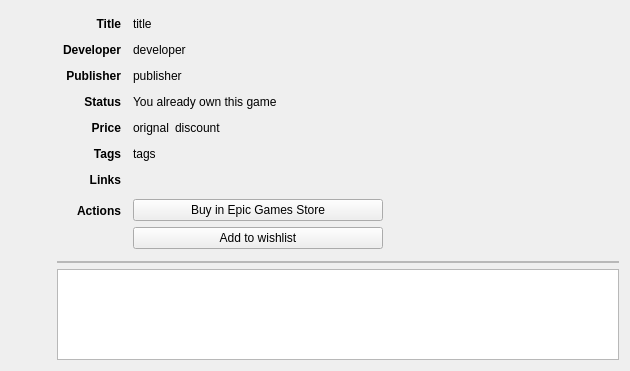
<?xml version="1.0" encoding="UTF-8"?>
<ui version="4.0">
 <class>DetailsWidget</class>
 <widget class="QWidget" name="DetailsWidget">
  <property name="geometry">
   <rect>
    <x>0</x>
    <y>0</y>
    <width>630</width>
    <height>371</height>
   </rect>
  </property>
  <property name="windowTitle">
   <string notr="true">DetailsWidget</string>
  </property>
  <layout class="QHBoxLayout" name="main_layout" stretch="0,1">
   <item>
    <layout class="QVBoxLayout" name="left_layout">
     <item>
      <widget class="QPushButton" name="back_button">
       <property name="sizePolicy">
        <sizepolicy hsizetype="Fixed" vsizetype="Expanding">
         <horstretch>0</horstretch>
         <verstretch>0</verstretch>
        </sizepolicy>
       </property>
       <property name="text">
        <string notr="true"/>
       </property>
       <property name="iconSize">
        <size>
         <width>32</width>
         <height>32</height>
        </size>
       </property>
       <property name="flat">
        <bool>true</bool>
       </property>
      </widget>
     </item>
    </layout>
   </item>
   <item>
    <layout class="QVBoxLayout" name="right_layout">
     <item>
      <layout class="QFormLayout" name="details_layout">
       <property name="sizeConstraint">
        <enum>QLayout::SetFixedSize</enum>
       </property>
       <property name="fieldGrowthPolicy">
        <enum>QFormLayout::FieldsStayAtSizeHint</enum>
       </property>
       <property name="labelAlignment">
        <set>Qt::AlignRight|Qt::AlignTrailing|Qt::AlignVCenter</set>
       </property>
       <property name="horizontalSpacing">
        <number>12</number>
       </property>
       <property name="verticalSpacing">
        <number>12</number>
       </property>
       <property name="leftMargin">
        <number>6</number>
       </property>
       <property name="topMargin">
        <number>6</number>
       </property>
       <property name="rightMargin">
        <number>6</number>
       </property>
       <property name="bottomMargin">
        <number>6</number>
       </property>
       <item row="0" column="0">
        <widget class="QLabel" name="title_label">
         <property name="font">
          <font>
           <weight>75</weight>
           <bold>true</bold>
          </font>
         </property>
         <property name="text">
          <string>Title</string>
         </property>
         <property name="alignment">
          <set>Qt::AlignRight|Qt::AlignTrailing|Qt::AlignVCenter</set>
         </property>
        </widget>
       </item>
       <item row="0" column="1">
        <widget class="QLabel" name="title">
         <property name="text">
          <string notr="true">title</string>
         </property>
         <property name="textInteractionFlags">
          <set>Qt::LinksAccessibleByMouse|Qt::TextSelectableByMouse</set>
         </property>
        </widget>
       </item>
       <item row="1" column="0">
        <widget class="QLabel" name="developer_label">
         <property name="font">
          <font>
           <weight>75</weight>
           <bold>true</bold>
          </font>
         </property>
         <property name="text">
          <string>Developer</string>
         </property>
         <property name="alignment">
          <set>Qt::AlignRight|Qt::AlignTrailing|Qt::AlignVCenter</set>
         </property>
        </widget>
       </item>
       <item row="1" column="1">
        <widget class="QLabel" name="developer">
         <property name="text">
          <string notr="true">developer</string>
         </property>
         <property name="textInteractionFlags">
          <set>Qt::LinksAccessibleByMouse|Qt::TextSelectableByMouse</set>
         </property>
        </widget>
       </item>
       <item row="2" column="0">
        <widget class="QLabel" name="publisher_label">
         <property name="font">
          <font>
           <weight>75</weight>
           <bold>true</bold>
          </font>
         </property>
         <property name="text">
          <string>Publisher</string>
         </property>
         <property name="alignment">
          <set>Qt::AlignRight|Qt::AlignTrailing|Qt::AlignVCenter</set>
         </property>
        </widget>
       </item>
       <item row="2" column="1">
        <widget class="QLabel" name="publisher">
         <property name="text">
          <string notr="true">publisher</string>
         </property>
         <property name="textInteractionFlags">
          <set>Qt::LinksAccessibleByMouse|Qt::TextSelectableByMouse</set>
         </property>
        </widget>
       </item>
       <item row="3" column="0">
        <widget class="QLabel" name="status_label">
         <property name="font">
          <font>
           <weight>75</weight>
           <bold>true</bold>
          </font>
         </property>
         <property name="text">
          <string>Status</string>
         </property>
         <property name="alignment">
          <set>Qt::AlignRight|Qt::AlignTrailing|Qt::AlignVCenter</set>
         </property>
        </widget>
       </item>
       <item row="3" column="1">
        <widget class="QLabel" name="status">
         <property name="text">
          <string>You already own this game</string>
         </property>
        </widget>
       </item>
       <item row="4" column="0">
        <widget class="QLabel" name="price_label">
         <property name="font">
          <font>
           <weight>75</weight>
           <bold>true</bold>
          </font>
         </property>
         <property name="text">
          <string>Price</string>
         </property>
         <property name="alignment">
          <set>Qt::AlignRight|Qt::AlignTrailing|Qt::AlignVCenter</set>
         </property>
        </widget>
       </item>
       <item row="5" column="0">
        <widget class="QLabel" name="tags_label">
         <property name="font">
          <font>
           <weight>75</weight>
           <bold>true</bold>
          </font>
         </property>
         <property name="text">
          <string>Tags</string>
         </property>
         <property name="alignment">
          <set>Qt::AlignRight|Qt::AlignTrailing|Qt::AlignVCenter</set>
         </property>
        </widget>
       </item>
       <item row="5" column="1">
        <widget class="QLabel" name="tags">
         <property name="text">
          <string notr="true">tags</string>
         </property>
        </widget>
       </item>
       <item row="6" column="0">
        <widget class="QLabel" name="social_links_label">
         <property name="font">
          <font>
           <weight>75</weight>
           <bold>true</bold>
          </font>
         </property>
         <property name="text">
          <string>Links</string>
         </property>
         <property name="alignment">
          <set>Qt::AlignRight|Qt::AlignTrailing|Qt::AlignVCenter</set>
         </property>
        </widget>
       </item>
       <item row="7" column="0">
        <widget class="QLabel" name="actions_label">
         <property name="font">
          <font>
           <weight>75</weight>
           <bold>true</bold>
          </font>
         </property>
         <property name="text">
          <string>Actions</string>
         </property>
         <property name="alignment">
          <set>Qt::AlignRight|Qt::AlignTrailing|Qt::AlignVCenter</set>
         </property>
        </widget>
       </item>
       <item row="6" column="1">
        <widget class="QWidget" name="social_links" native="true">
         <layout class="QHBoxLayout" name="social_links_layout">
          <property name="sizeConstraint">
           <enum>QLayout::SetFixedSize</enum>
          </property>
          <property name="leftMargin">
           <number>0</number>
          </property>
          <property name="topMargin">
           <number>0</number>
          </property>
          <property name="rightMargin">
           <number>0</number>
          </property>
          <property name="bottomMargin">
           <number>0</number>
          </property>
         </layout>
        </widget>
       </item>
       <item row="7" column="1">
        <widget class="QWidget" name="actions" native="true">
         <property name="sizePolicy">
          <sizepolicy hsizetype="Fixed" vsizetype="Preferred">
           <horstretch>0</horstretch>
           <verstretch>0</verstretch>
          </sizepolicy>
         </property>
         <property name="minimumSize">
          <size>
           <width>250</width>
           <height>0</height>
          </size>
         </property>
         <layout class="QVBoxLayout" name="actions_layout">
          <property name="leftMargin">
           <number>0</number>
          </property>
          <property name="topMargin">
           <number>0</number>
          </property>
          <property name="rightMargin">
           <number>0</number>
          </property>
          <property name="bottomMargin">
           <number>0</number>
          </property>
          <item>
           <widget class="QPushButton" name="store_button">
            <property name="text">
             <string>Buy in Epic Games Store</string>
            </property>
           </widget>
          </item>
          <item>
           <widget class="QPushButton" name="wishlist_button">
            <property name="text">
             <string>Add to wishlist</string>
            </property>
           </widget>
          </item>
         </layout>
        </widget>
       </item>
       <item row="4" column="1">
        <widget class="QWidget" name="price" native="true">
         <layout class="QHBoxLayout" name="price_layout">
          <property name="sizeConstraint">
           <enum>QLayout::SetFixedSize</enum>
          </property>
          <property name="leftMargin">
           <number>0</number>
          </property>
          <property name="topMargin">
           <number>0</number>
          </property>
          <property name="rightMargin">
           <number>0</number>
          </property>
          <property name="bottomMargin">
           <number>0</number>
          </property>
          <item>
           <widget class="QLabel" name="original_price">
            <property name="text">
             <string notr="true">orignal</string>
            </property>
            <property name="textInteractionFlags">
             <set>Qt::LinksAccessibleByMouse|Qt::TextSelectableByMouse</set>
            </property>
           </widget>
          </item>
          <item>
           <widget class="QLabel" name="discount_price">
            <property name="text">
             <string notr="true">discount</string>
            </property>
           </widget>
          </item>
         </layout>
        </widget>
       </item>
      </layout>
     </item>
     <item>
      <widget class="QFrame" name="requirements_frame">
       <property name="sizePolicy">
        <sizepolicy hsizetype="Preferred" vsizetype="Fixed">
         <horstretch>0</horstretch>
         <verstretch>0</verstretch>
        </sizepolicy>
       </property>
       <property name="frameShape">
        <enum>QFrame::StyledPanel</enum>
       </property>
       <property name="frameShadow">
        <enum>QFrame::Sunken</enum>
       </property>
       <layout class="QHBoxLayout" name="requirements_layout">
        <property name="leftMargin">
         <number>0</number>
        </property>
        <property name="topMargin">
         <number>0</number>
        </property>
        <property name="rightMargin">
         <number>0</number>
        </property>
        <property name="bottomMargin">
         <number>0</number>
        </property>
       </layout>
      </widget>
     </item>
     <item>
      <widget class="QTextBrowser" name="description_label">
       <property name="openExternalLinks">
        <bool>true</bool>
       </property>
      </widget>
     </item>
    </layout>
   </item>
  </layout>
 </widget>
 <resources/>
 <connections/>
</ui>
